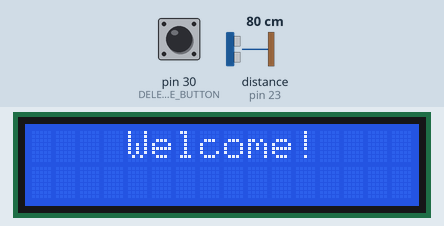
A sketch run on a simulated Arduino Mega 2560, built with avr-gcc and run on an emulated ATmega2560. Parts: 16×2 character LCD. The inputs (shaded band) are chosen by the test bench; at power-on: distance to the obstacle (sensor on pin 23) 80 cm, pin 30 (DELETE_LAST_SOLVE_BUTTON) HIGH. The echo pulse lasts 58.3 µs per cm.

Above: at 1.2 s.
1.3 s: distance to the obstacle (sensor on pin 23) set to 52 cm
2.8 s: distance to the obstacle (sensor on pin 23) set to 46 cm
At 4.0 s:
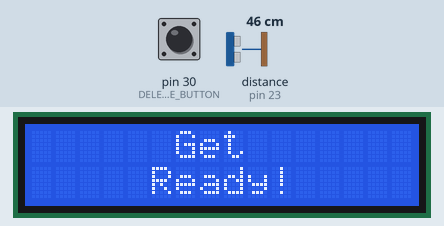
4.3 s: distance to the obstacle (sensor on pin 23) set to 60 cm
At 4.7 s:
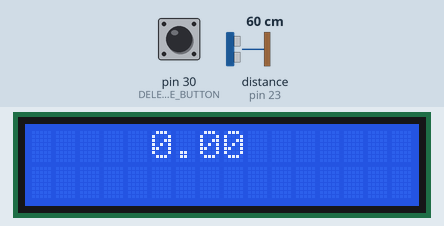
5.8 s: distance to the obstacle (sensor on pin 23) set to 2 cm
At 6.5 s:
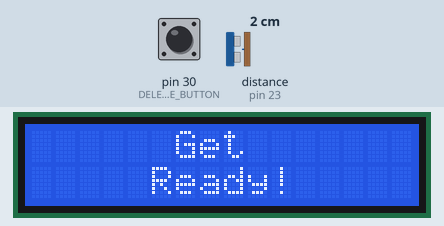
7.3 s: distance to the obstacle (sensor on pin 23) set to 120 cm
At 8.0 s:
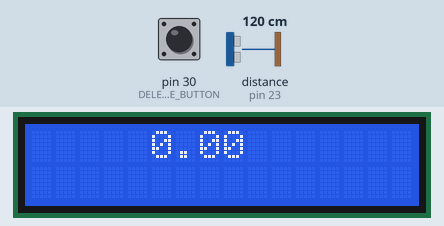
Timing chart, 0 to 9.8 s (numbered marks = the images above; inputs shaded):
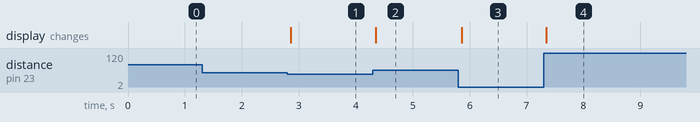

The sketch:

Cubing_timer.ino
```cpp
/*
   Touchless cubing timer
   Uses an ultrasonic sensor to detect movement
   Determines if user is getting ready to solve or has finished a solve
   Displays running time, and final time
   Stores final time in a vector (Up to 5 values) for the Average of 5 (Ao5)
   Has an erase last solve button in case of an error
*/

#include <ArduinoSTL.h>
#include <StopWatch.h>
#include <LiquidCrystal.h>
#include "SR04.h"

//Stopwatch
StopWatch stopwatch;

// Ultrasonic sensor pins
#define TRIG_PIN 23
#define ECHO_PIN 25
// Button in case user wants to delete last solve (DNF/timer error)
#define DELETE_LAST_SOLVE_BUTTON 30

// Vector to store times for the Ao5 display
std::vector<double> solveTimes;

// Initialize LCD display
// RS, E, D, D4-D7
LiquidCrystal lcd(12, 11, 5, 4, 3, 2);

const int THRESHOLD = 50; // Number of centimeters to hand needs to be to detect
const double BUFFER = 0.5; // Minimum seconds needed to count as a solve -- Prevents accidental stops of clock

// Sensor initialization. Needs to be initialized outside of setup or 'No matching function call to SR04' error will be thrown

SR04 ultrasonicSensor = SR04(ECHO_PIN, TRIG_PIN);


bool inRange;          // Determines whether a hand is in range of sensor
int inRangeCounter;    // How many times a hand has been in range of sensor
bool isSolving;        // If user is currently solving

void setup() {
  Serial.begin(9600);
  ultrasonicSensor = SR04(ECHO_PIN, TRIG_PIN);
  // 16x2 display (16 columns, 2 rows)
  lcd.begin(16, 2);
  pinMode(DELETE_LAST_SOLVE_BUTTON, INPUT_PULLUP);

  // Initalize all variables are default values
  inRangeCounter = 0;
  isSolving = false;
  inRange = false;
  lcd.setCursor(4, 0);
  lcd.print("Welcome!");
}


void loop() {
  checkButton();
  bool isClear = false;       // States that the LCD needs to be cleared during current solve
  int distance = ultrasonicSensor.Distance();

  // When hand is in range, set inRange to true and increment counter
  if (distance < THRESHOLD && distance ) {
    inRange = true;
    inRangeCounter++;
  } else {
    inRange = false;
  }

  // Start of Get Ready Stage
  // Odd counter means user is about to start solve.
  while (inRange && inRangeCounter % 2 == 1) {
    // Clears screen once per solve. This stops the flickering from constantly clearing screen.
    if (!isClear) {
      lcd.clear();
      isClear = true;
    }

    printGetReady(); // Get ready text

    /* Start of solve, exits while loop
       Saying that when hand is no longer in range, start the solve
       Can't use !inRange because inRange or distance isn't updated in this while loop
    */
    if (ultrasonicSensor.Distance() > THRESHOLD) {
      inRange = false;
      stopwatch.start();
      isSolving = true;                          // Triggers next if statement
    }
  }
  // End of Get Ready stage, solving begins


  // Currently solving
  if (isSolving) {
    double currentSolveTime = stopwatch.ms() / 1000;
    printTime(currentSolveTime);    // Prints current time to LCD display

    // Even counter means solve is over
    if (inRange && inRangeCounter % 2 == 0 && currentSolveTime > BUFFER) { // Won't count the solve if user accidentally stops clock (Less than buffer time)
      updateSolve(currentSolveTime);
      stopwatch.stop();

      //      Prints solves to Serial
      for (int i = 0; i < solveTimes.size(); i++) {
        Serial.println(solveTimes[i]);
      }
      Serial.println(" ");

      isSolving = false;
      delay(2000);                      // Delay is necessary otherwise stopwatch will start automatically -- enough time for hand to get out of way
      stopwatch.restart();
    }
  }
}
// End of loop


// If the button is pressed, remove last element of solveTimes
void checkButton() {
  if (digitalRead(DELETE_LAST_SOLVE_BUTTON) == LOW) {
    solveTimes.pop_back();
    delay(200);                      // Small delay so that there are no accidental double presses
  }
}
// Pushes the solve time to a vector and calculates the Average of 5
void updateSolve(float solveTime) {
  solveTimes.push_back(solveTime);
  double total = 0;

  // Finds Ao5 if there are 5 elements in vector
  if (solveTimes.size() == 5) {
    double minValue = *std::min_element(solveTimes.begin(), solveTimes.end());
    double maxValue = *std::max_element(solveTimes.begin(), solveTimes.end());

    // Removes slowest and fastest solves
    std::remove(solveTimes.begin(), solveTimes.end(), minValue);
    std::remove(solveTimes.begin(), solveTimes.end(), maxValue);

    // Average is found by removing fastest and slowest solve, then averaging middle 3 solves
    for (int i = 0; i < 3; i++) {
      total += solveTimes[i];
    }

    //  Prints average onto LCD display
    double avg = total / 3;
    lcd.setCursor(3, 1);
    lcd.print("Ao5: ");
    lcd.setCursor(8, 1);
    lcd.print(avg);
    solveTimes.clear();               // Reset vector when Ao5 is complete
  }

}

void printGetReady() {
  lcd.setCursor(6, 0);
  lcd.print("Get");
  lcd.setCursor(5, 1);
  lcd.print("Ready!");
}

void printTime(double curTime) {
  lcd.setCursor(5, 1);
  lcd.print("      ");      // Gets rid of "Ready" on bottom row
  lcd.setCursor(5, 0);
  lcd.print(curTime);       // Prints time from stopwatch
}
```

Measured:
- the behaviour switches between 50 and 49 cm on distance to the obstacle (sensor on pin 23) (found by bisection; images 0 and 1)
- after the input at 1.3 s, every drawn part: stays the same
- after the input at 2.8 s, the display: changes after 0.06 s (image 1)
- after the input at 4.3 s, the display: changes after 0.05 s (image 2)
- after the input at 5.8 s, the display: changes after 0.06 s (image 3)
- after the input at 7.3 s, the display: changes at once (image 4)
